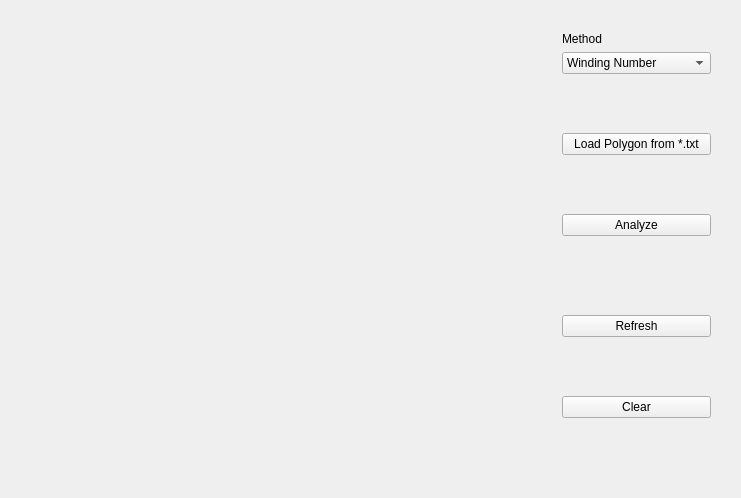
<?xml version="1.0" encoding="UTF-8"?>
<ui version="4.0">
 <class>Widget</class>
 <widget class="QWidget" name="Widget">
  <property name="geometry">
   <rect>
    <x>0</x>
    <y>0</y>
    <width>741</width>
    <height>498</height>
   </rect>
  </property>
  <property name="windowTitle">
   <string>Point in Polygon</string>
  </property>
  <layout class="QHBoxLayout" name="horizontalLayout">
   <item>
    <widget class="Draw" name="Canvas" native="true">
     <property name="sizePolicy">
      <sizepolicy hsizetype="Preferred" vsizetype="Preferred">
       <horstretch>1</horstretch>
       <verstretch>1</verstretch>
      </sizepolicy>
     </property>
     <widget class="QWidget" name="layoutWidget">
      <property name="geometry">
       <rect>
        <x>540</x>
        <y>10</y>
        <width>171</width>
        <height>461</height>
       </rect>
      </property>
      <layout class="QVBoxLayout" name="verticalLayout">
       <item>
        <widget class="QLabel" name="label">
         <property name="text">
          <string>Method</string>
         </property>
        </widget>
       </item>
       <item>
        <widget class="QComboBox" name="method">
         <item>
          <property name="text">
           <string>Winding Number</string>
          </property>
         </item>
         <item>
          <property name="text">
           <string>Ray Crossing</string>
          </property>
         </item>
        </widget>
       </item>
       <item>
        <spacer name="verticalSpacer">
         <property name="orientation">
          <enum>Qt::Vertical</enum>
         </property>
         <property name="sizeHint" stdset="0">
          <size>
           <width>20</width>
           <height>40</height>
          </size>
         </property>
        </spacer>
       </item>
       <item>
        <widget class="QPushButton" name="Import">
         <property name="text">
          <string>Load Polygon from *.txt</string>
         </property>
        </widget>
       </item>
       <item>
        <spacer name="verticalSpacer_6">
         <property name="orientation">
          <enum>Qt::Vertical</enum>
         </property>
         <property name="sizeHint" stdset="0">
          <size>
           <width>20</width>
           <height>40</height>
          </size>
         </property>
        </spacer>
       </item>
       <item>
        <widget class="QPushButton" name="anal">
         <property name="text">
          <string>Analyze</string>
         </property>
        </widget>
       </item>
       <item>
        <widget class="QLabel" name="label_2">
         <property name="text">
          <string/>
         </property>
        </widget>
       </item>
       <item>
        <spacer name="verticalSpacer_2">
         <property name="orientation">
          <enum>Qt::Vertical</enum>
         </property>
         <property name="sizeHint" stdset="0">
          <size>
           <width>20</width>
           <height>40</height>
          </size>
         </property>
        </spacer>
       </item>
       <item>
        <widget class="QPushButton" name="repaint">
         <property name="text">
          <string>Refresh</string>
         </property>
        </widget>
       </item>
       <item>
        <spacer name="verticalSpacer_3">
         <property name="orientation">
          <enum>Qt::Vertical</enum>
         </property>
         <property name="sizeHint" stdset="0">
          <size>
           <width>20</width>
           <height>40</height>
          </size>
         </property>
        </spacer>
       </item>
       <item>
        <widget class="QPushButton" name="clear">
         <property name="text">
          <string>Clear</string>
         </property>
        </widget>
       </item>
       <item>
        <spacer name="verticalSpacer_4">
         <property name="orientation">
          <enum>Qt::Vertical</enum>
         </property>
         <property name="sizeHint" stdset="0">
          <size>
           <width>20</width>
           <height>40</height>
          </size>
         </property>
        </spacer>
       </item>
      </layout>
     </widget>
    </widget>
   </item>
  </layout>
 </widget>
 <layoutdefault spacing="6" margin="11"/>
 <customwidgets>
  <customwidget>
   <class>Draw</class>
   <extends>QWidget</extends>
   <header>draw.h</header>
   <container>1</container>
  </customwidget>
 </customwidgets>
 <resources/>
 <connections/>
</ui>
